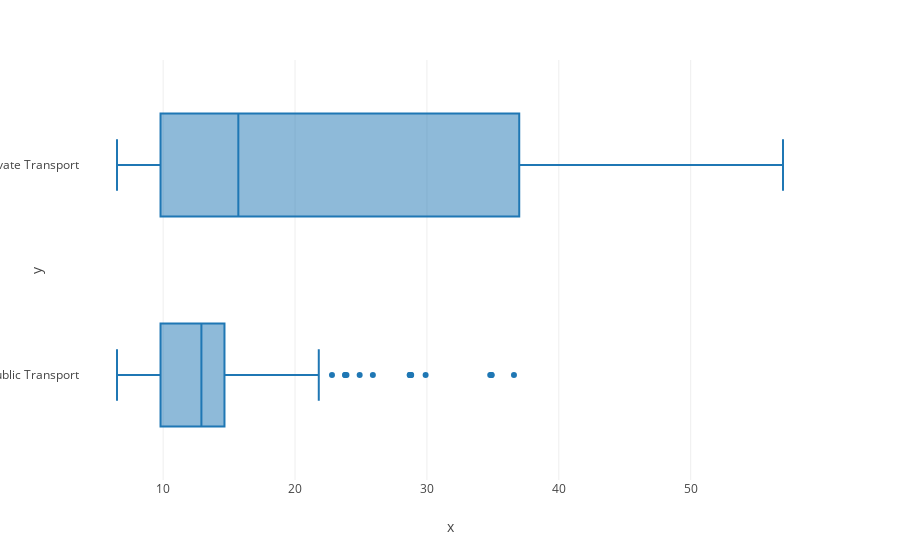

Notebook source saved alongside this figure:
### Code cell
fig=px.box(x=df['Salary'],y=df['Transport'])


fig.show()

### Figure 1 — Plotly figure (JSON) as saved in the notebook; plotly's stock layout.template omitted (floating-point values rounded to 4 significant figures; data arrays with more than 128 entries replaced by an {"elided": "..."} marker saying what was removed)
{"data": [{"alignmentgroup": "True", "hovertemplate": "x=%{x}<br>y=%{y}<extra></extra>", "legendgroup": "", "marker": {"color": "#1F77B4"}, "name": "", "notched": false, "offsetgroup": "", "orientation": "h", "showlegend": false, "type": "box", "x": {"elided": "444 float values"}, "x0": " ", "xaxis": "x", "y": {"elided": "444 str values"}, "y0": " ", "yaxis": "y"}], "layout": {"boxmode": "group", "legend": {"tracegroupgap": 0}, "margin": {"t": 60}, "xaxis": {"anchor": "y", "domain": [0, 1], "title": {"text": "x"}}, "yaxis": {"anchor": "x", "domain": [0, 1], "title": {"text": "y"}}}}
